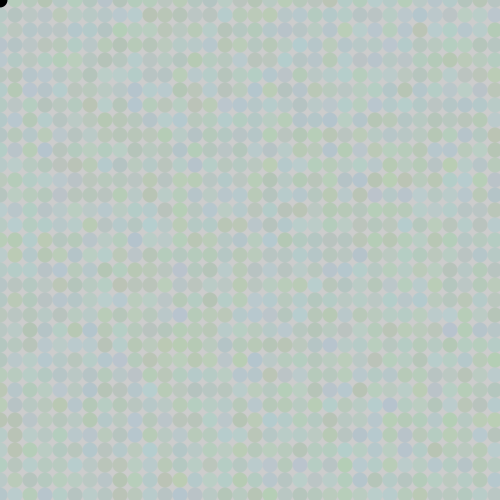
Frame 1 (no input)
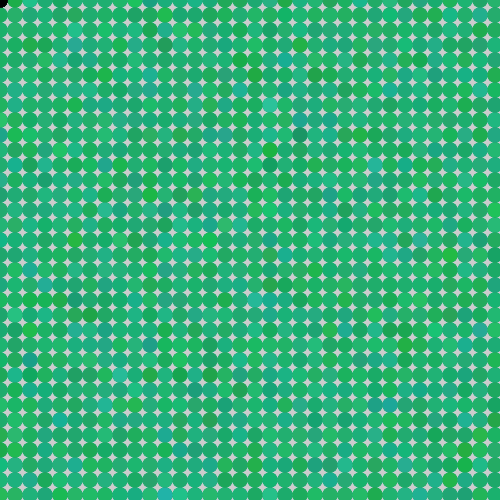
Frame 60 (the mouse pressed at the canvas centre just before this capture)
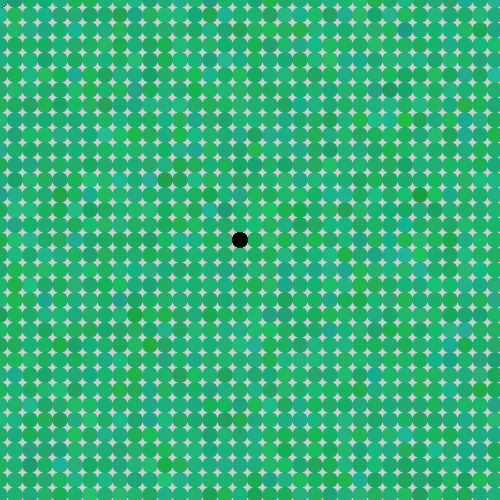
Frame 120 (the mouse held since frame 60 and released just before this capture)

The Processing sketch that drew these frames (run headless with seeded random() and noise(); from frame 60 on, the mouse is pressed at the canvas centre):

// Processing sketch: processing_84069
// ── processing_84069.pde

//fet per adrià sánchez gallego
int blocksize;

void setup() {

size(500,500);

blocksize = 15;

noStroke();

}


void draw() {

for(int y=0; y<height; y+=blocksize) {

for(int x=0; x<width;x+=blocksize) {

fill(random(0,64),random(128,223), random(223), 30);

ellipse(x,y,blocksize,blocksize);

}

}

int specialX = mouseX - (mouseX % blocksize);

int specialY = mouseY - (mouseY % blocksize);

fill(0);

ellipse(specialX, specialY, blocksize,blocksize);

}
